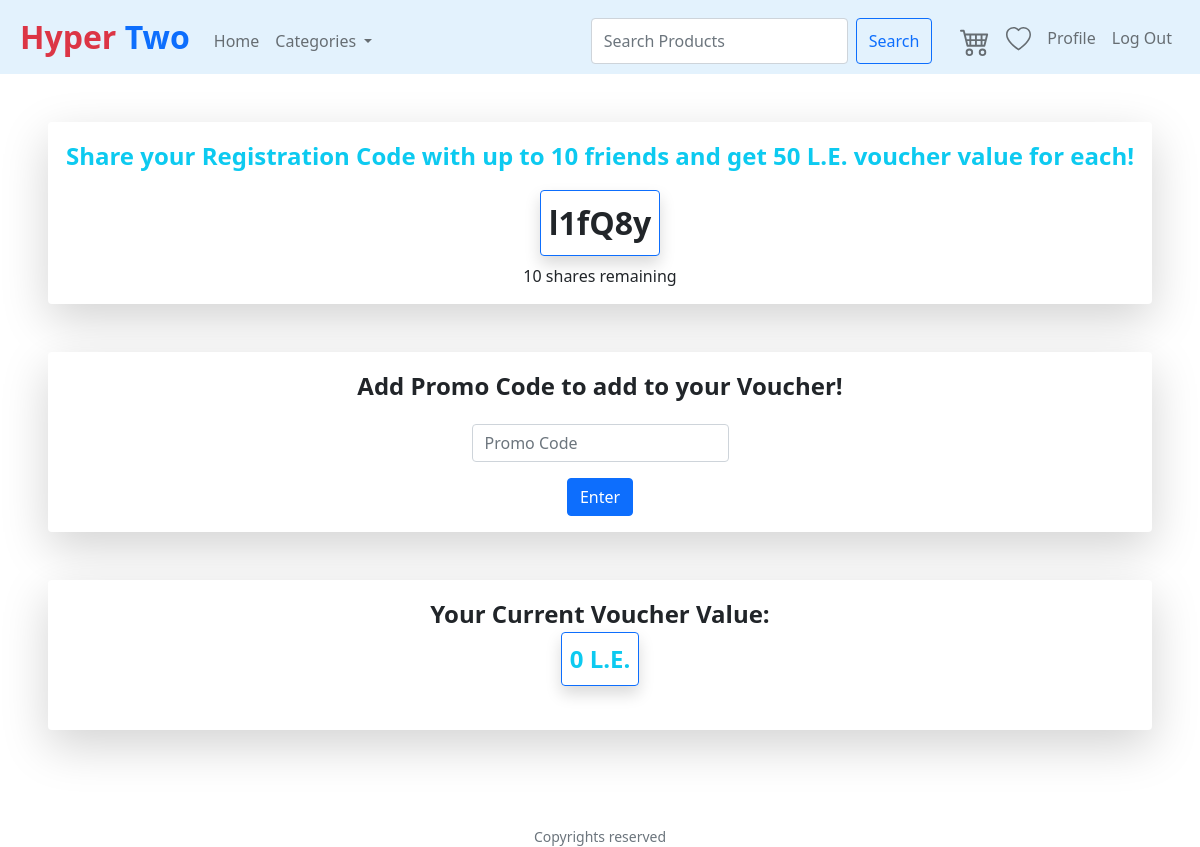
The page /PromoCode (signed in) on the database its author committed.
### tables this page shows
CREATE TABLE Customer (CustomerID INTEGER PRIMARY KEY AUTOINCREMENT UNIQUE NOT NULL, Username VARCHAR (300) NOT NULL UNIQUE, Password VARCHAR (300) NOT NULL, FirstName VARCHAR (300) NOT NULL, LastName VARCHAR (300) NOT NULL, Address VARCHAR (500), PhoneNumber VARCHAR (20), RegisterationCode VARCHAR (30) UNIQUE, CodeShares INT, PromoCode VARCHAR (300), VoucherValue INT);

### application.py (the view)
@app.route("/PromoCode", methods=["GET", "POST"])
@login_required
def PromoCode():
    categories=GetCategories()
    rows = db.execute("SELECT * FROM Customer WHERE CustomerID = :id",
                         id=session["user_id"])
    if request.method == "POST":
        if not request.form.get("code"): #Check it's not empty
             return apology("Please enter Promo Code")
        if rows[0]["PromoCode"] is not None:
            return apology("You have entered a Promo Code before")
        promo = request.form.get("code")
        if rows[0]["RegisterationCode"] == promo :
            return apology("Promo Code isn't valid")
        query = db.execute("SELECT * FROM Customer WHERE RegisterationCode= :code", code=promo)
        if len(query) != 1:
            return apology("Promo Code isn't valid")
        shares=query[0]["CodeShares"]
        if shares == 0:
            return apology("Promo Code isn't valid")
        query = db.execute("UPDATE Customer SET CodeShares=CodeShares-1, VoucherValue = VoucherValue + 50 WHERE RegisterationCode= :code",code=promo)
        query = db.execute("UPDATE Customer SET PromoCode= :code, VoucherValue = VoucherValue + 100 WHERE CustomerID= :id",code=promo, id=session["user_id"])
        return redirect("/PromoCode")
    else:
        return render_template("PromoCode.html", categories=categories, row=rows[0])

### application.py (called while the page is built)
@app.after_request
def after_request(response):
    response.headers["Cache-Control"] = "no-cache, no-store, must-revalidate"
    response.headers["Expires"] = 0
    response.headers["Pragma"] = "no-cache"
    return response

def GetCategories():
    categories=db.execute("Select * from Categories order by CategoryName")
    today = date.today()
    saleproducts = db.execute("SELECT * FROM In_Sale_Products")
    for product in saleproducts:
        prodid=product["ProductID"]
        productdate = product["SaleEndDate"].split("-")
        productdate = date(int(productdate[0]),int(productdate[1]),int(productdate[2]))
        if productdate < today:
            query = db.execute("DELETE FROM In_Sale_Products WHERE ProductID= :prodid",prodid=prodid)
    return categories

### helpers.py (called while the page is built)
def login_required(f):
    @wraps(f)
    def decorated_function(*args, **kwargs):
        if session.get("user_id") is None:
            return redirect("/login")
        return f(*args, **kwargs)
    return decorated_function

### templates/PromoCode.html (shortened to what this page needs)
{% extends "layout.html" %}
{% block main %}
<div class="shadow-lg p-3 mb-5 bg-white rounded">
    <p style="font-size:x-large; font-weight: bold;" class="text-info">Share your Registration Code with up to 10 friends and get 50 L.E. voucher value for each!</p>
    <div class="border border-primary shadow p-2 mb-2 bg-white rounded" style="width:fit-content; margin:auto; padding-top:10px; padding-bottom:10px;font-size:xx-large; font-weight: bolder;"> {{row.RegisterationCode}} </div>
    <div> {{row.CodeShares}} shares remaining</div>
</div>
<div class="shadow-lg p-3 mb-5 bg-white rounded">
    <div style="font-size:x-large; font-weight: bold; padding-bottom: 20px;">
        Add Promo Code to add to your Voucher!
    </div>
    <form action="/PromoCode" method="post">
        <div class="mb-3">
            <input autocomplete="off" autofocus class="form-control" name="code" placeholder="Promo Code" type="text">
        </div>
        <button class="btn btn-primary" type="submit">Enter</button>
    </form>
</div>
<div class="shadow-lg p-3 mb-5 bg-white rounded">
    <div style="font-size:x-large; font-weight: bold; padding-bottom: 20px;">
        Your Current Voucher Value: <p class="border border-primary text-info shadow p-2 mb-2 rounded " style="width:fit-content; margin:auto; padding-top:10px; padding-bottom:10px;""> {{row.VoucherValue}} L.E. </p>
    </div>
</div>
{% endblock %}

### static/styles.css (style rules this page uses)
body { perspective: 1000px; transform-style: preserve-3d; }
main .form-control { display: inline-block; width: auto; }
main button { background-color: #537fbe; text-align: left; }

### rows shown on the page
Customer: RegisterationCode "l1fQ8y", CodeShares "10", VoucherValue "0"
